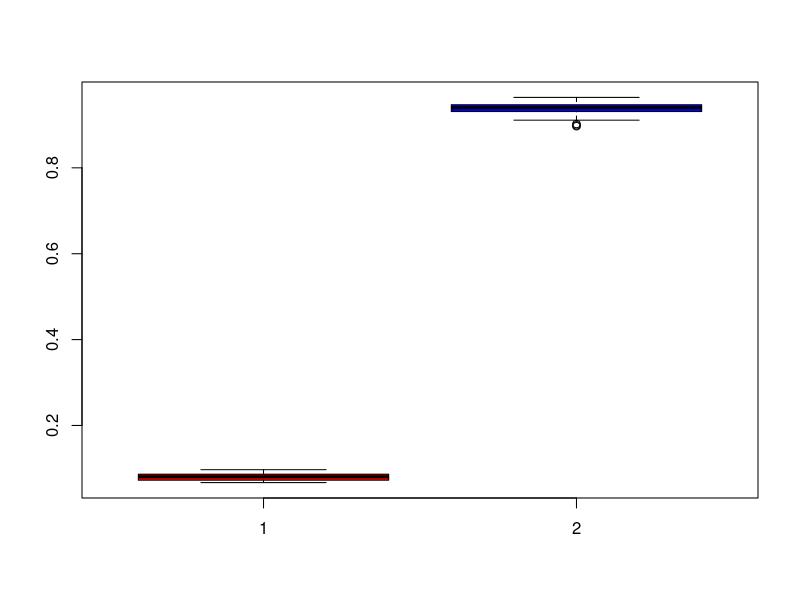
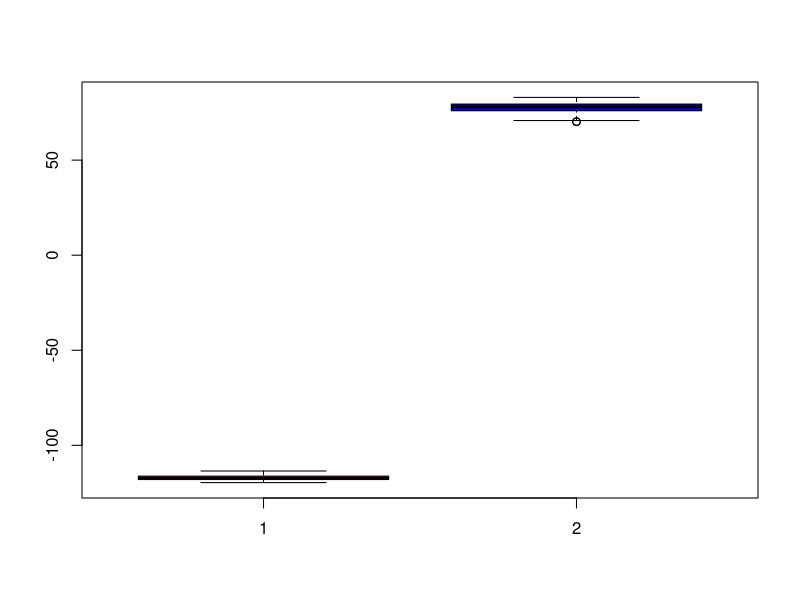
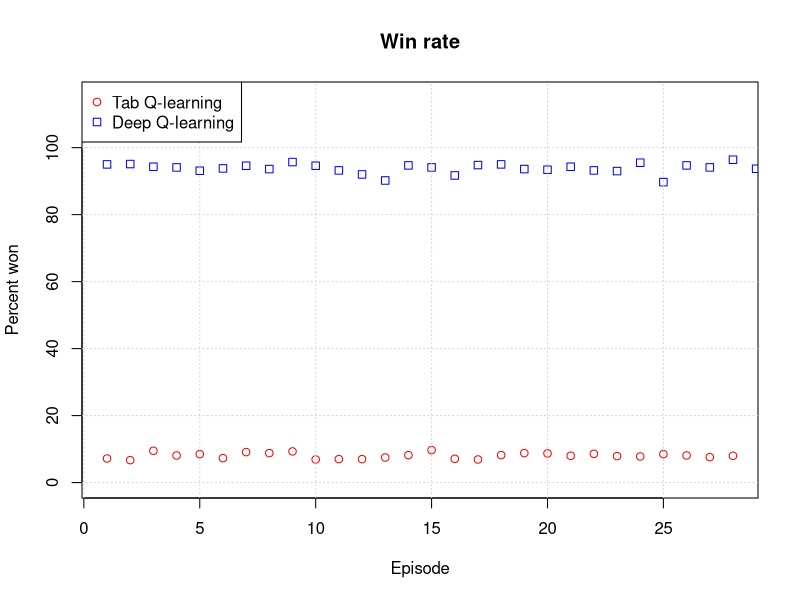
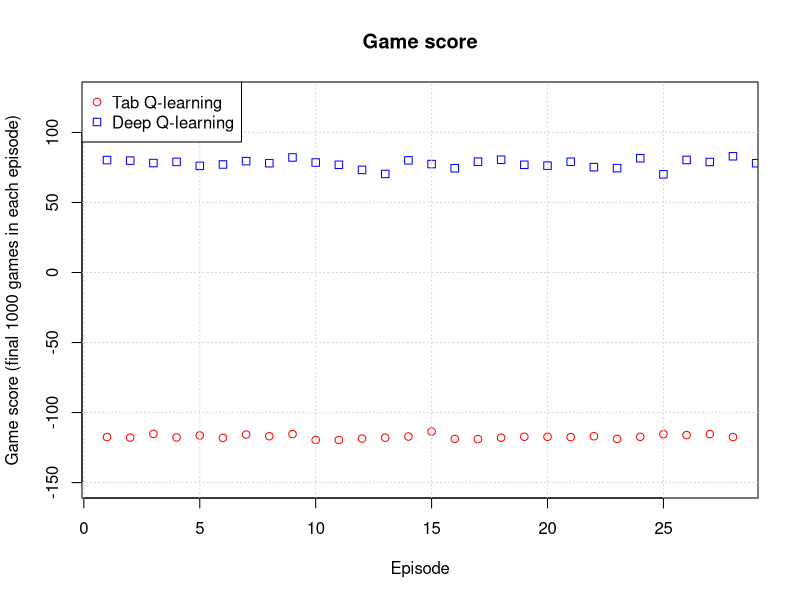
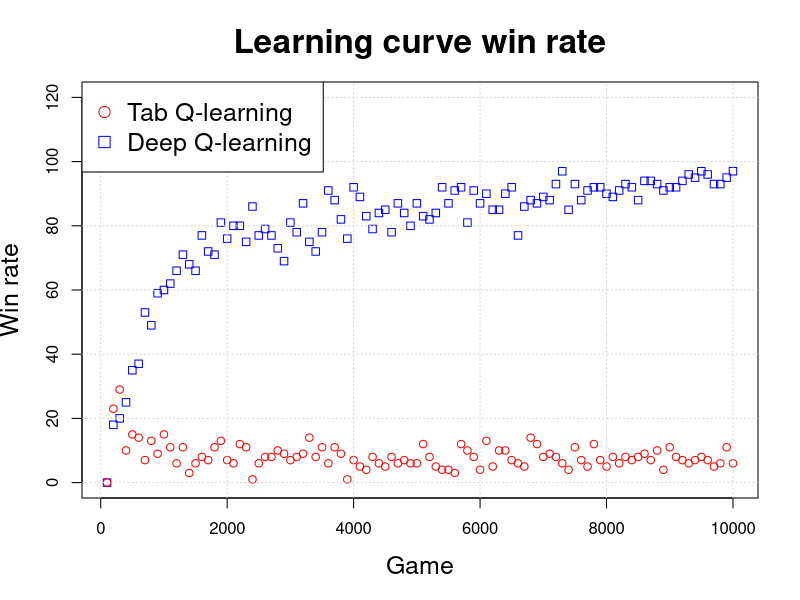
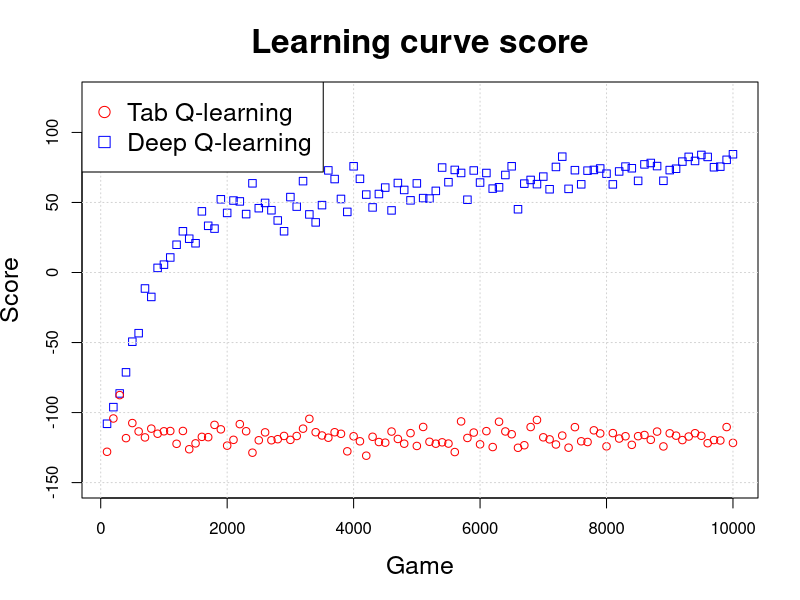
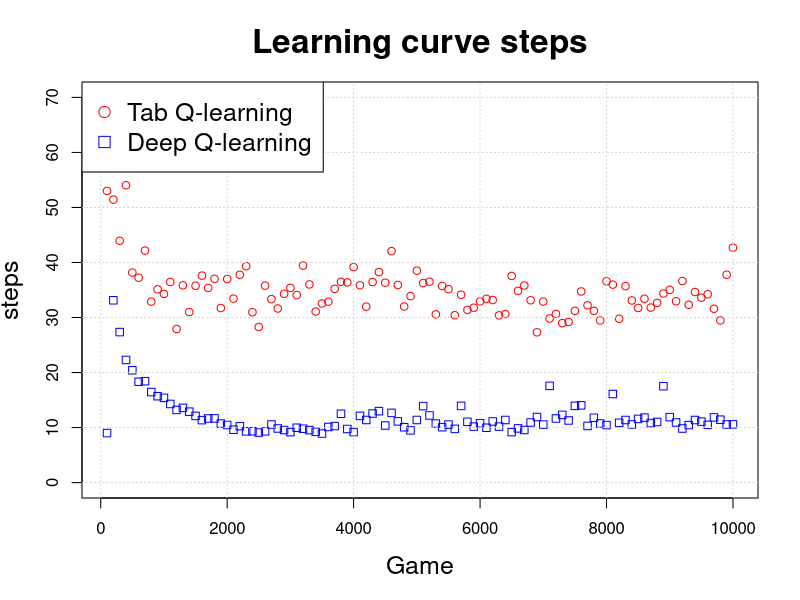

Source code (R) for these figures, in order:

### DEEP Q #####################################################################
# Winning: ###
win_rate <- c(0.95, 0.951, 0.943, 0.941, 0.931, 0.938, 0.946, 0.936, 0.957, 0.946, 
              0.932, 0.92, 0.902, 0.947, 0.941, 0.917, 0.948, 0.95, 0.936, 0.934, 
              0.943, 0.932, 0.93, 0.955, 0.897, 0.947, 0.941, 0.964, 0.937, 0.941, 
              0.948, 0.922, 0.949, 0.923, 0.932, 0.94, 0.942, 0.899, 0.941, 0.926, 
              0.939, 0.937, 0.951, 0.946, 0.93, 0.937, 0.931, 0.927, 0.952, 0.955, 
              0.942, 0.922, 0.911)
n <- length(win_rate) # = 53
mean(win_rate) # = 0.9368868

# 99% konfidens interval for win rate:
mean(win_rate) + c(-1,1) * qnorm(0.995) * sd(win_rate) / sqrt(n) # = [0.932 , 0.942]


# Scores: ###
scores <- c(80.24575424575424, 79.88611388611389, 78.13186813186813, 78.96003996003996, 
            76.12987012987013, 77.11788211788212, 79.4905094905095, 78.03596403596404, 
            82.12387612387613, 78.4975024975025, 76.89010989010988, 73.24575424575424, 
            70.36363636363636, 80.06493506493507, 77.4065934065934, 74.43556443556443, 
            79.11688311688312, 80.48651348651349, 76.8991008991009, 76.25674325674326, 
            79.06893106893106, 75.1968031968032, 74.51948051948052, 81.57642357642358, 
            70.08691308691309, 80.33466533466533, 78.8991008991009, 82.991008991009, 
            78.02397602397602, 77.48351648351648, 79.54945054945055, 74.9080919080919, 
            80.13686313686314, 74.41158841158841, 75.14985014985015, 78.96103896103897, 
            78.34865134865134, 70.83216783216783, 78.95004995004994, 75.97102897102897, 
            78.25374625374626, 77.86913086913087, 80.10689310689311, 77.991008991009, 
            76.18081918081919, 77.34365634365635, 76.31168831168831, 74.5004995004995, 
            80.43056943056943, 80.28371628371629, 78.89010989010988, 73.66133866133866, 
            70.85714285714286)
n <- length(scores) # = 53
mean(scores) # = 77.39368

# 99% konfidens interval for scores:
mean(scores) + c(-1,1) * qnorm(0.995) * sd(scores) / sqrt(n) # = [76.349 , 78.438]





### Tabular Q ##################################################################
# Winning: ###
win_rate2 <- c(0.072, 0.067, 0.095, 0.081, 0.085, 0.073, 0.091, 0.088, 0.093, 0.069, 
               0.07, 0.07, 0.075, 0.082, 0.097, 0.071, 0.069, 0.082, 0.088, 0.087, 
               0.08, 0.086, 0.079, 0.078, 0.085, 0.081, 0.076, 0.08)

n2 <- length(win_rate2) # = 28
mean(win_rate2) # = 0.08036

# 99% konfidens interval for win rate:
mean(win_rate2) + c(-1,1) * qnorm(0.995) * sd(win_rate2) / sqrt(n2) # = [0.076 , 0.084]


# Scores: ###
scores2 <- c(-117.509, -117.862, -115.205, -117.775, -116.343, -118.092, -115.702, 
             -116.918, -115.383, -119.561, -119.603, -118.576, -117.945, -117.108, 
             -113.511, -118.804, -118.974, -117.927, -117.257, -117.333, -117.559, 
             -116.918, -118.78, -117.313, -115.45, -116.075, -115.379, -117.487)

length(scores2) # = 28
mean(scores2) # = -117.9025

# 99% konfidens interval for scores:
mean(scores2) + c(-1,1) * qnorm(0.995) * sd(scores2) / sqrt(n2) # = [-117.93 , -116.53]





### Plots ######################################################################
boxplot(win_rate2,win_rate,col = c("red","blue"))

boxplot(scores2,scores,col = c("red","blue"))

# Win rate:
perc1 <- win_rate*100
perc2 <- win_rate2*100
plot(perc2,main = "Win rate",xlab = "Episode", ylab = "Percent won",ylim = c(0,115),col = "red")
points(perc1,pch=0,col = "blue")
grid()
legend("topleft",legend = c("Tab Q-learning","Deep Q-learning"),pch = c(1,0),col = c("red","blue"))

# Scores:
plot(scores2,main = "Game score",xlab = "Episode", ylab = "Game score (final 1000 games in each episode)",ylim = c(-150,125),col = "red")
points(scores,pch=0,col = "blue")
grid()
legend("topleft",legend = c("Tab Q-learning","Deep Q-learning"),pch = c(1,0),col = c("red","blue"))


# Learning graph win rate:
xaxis <- seq(100,10000,100)

deeplearnwin <- c(0.0, 18.0, 20.0, 25.0, 35.0, 37.0, 53.0, 49.0, 59.0, 60.0, 62.0, 
                  66.0, 71.0, 68.0, 66.0, 77.0, 72.0, 71.0, 81.0, 76.0, 80.0, 80.0, 
                  75.0, 86.0, 77.0, 79.0, 77.0, 73.0, 69.0, 81.0, 78.0, 87.0, 75.0, 
                  72.0, 78.0, 91.0, 88.0, 82.0, 76.0, 92.0, 89.0, 83.0, 79.0, 84.0, 
                  85.0, 78.0, 87.0, 84.0, 80.0, 87.0, 83.0, 82.0, 84.0, 92.0, 87.0, 
                  91.0, 92.0, 81.0, 91.0, 87.0, 90.0, 85.0, 85.0, 90.0, 92.0, 77.0, 
                  86.0, 88.0, 87.0, 89.0, 88.0, 93.0, 97.0, 85.0, 93.0, 88.0, 91.0, 
                  92.0, 92.0, 90.0, 89.0, 91.0, 93.0, 92.0, 88.0, 94.0, 94.0, 93.0, 
                  91.0, 92.0, 92.0, 94.0, 96.0, 95.0, 97.0, 96.0, 93.0, 93.0, 95.0, 
                  97.0)

tablearnwin <- c(0.0, 0.23, 0.29, 0.1, 0.15, 0.14, 0.07, 0.13, 0.09, 0.15, 0.11, 
                 0.06, 0.11, 0.03, 0.06, 0.08, 0.07, 0.11, 0.13, 0.07, 0.06, 0.12, 
                 0.11, 0.01, 0.06, 0.08, 0.08, 0.1, 0.09, 0.07, 0.08, 0.09, 0.14, 
                 0.08, 0.11, 0.06, 0.11, 0.09, 0.01, 0.07, 0.05, 0.04, 0.08, 0.06, 
                 0.05, 0.08, 0.06, 0.07, 0.06, 0.06, 0.12, 0.08, 0.05, 0.04, 0.04, 
                 0.03, 0.12, 0.1, 0.08, 0.04, 0.13, 0.05, 0.1, 0.1, 0.07, 0.06, 0.05, 
                 0.14, 0.12, 0.08, 0.09, 0.08, 0.06, 0.04, 0.11, 0.07, 0.05, 0.12, 
                 0.07, 0.05, 0.08, 0.06, 0.08, 0.07, 0.08, 0.09, 0.07, 0.1, 0.04, 
                 0.11, 0.08, 0.07, 0.06, 0.07, 0.08, 0.07, 0.05, 0.06, 0.11, 0.06) * 100


plot(xaxis,deeplearnwin,col = "blue", main = "Learning curve win rate",xlab = "Game",
     ylab = "Win rate",pch=0,cex.main = 2, cex.lab = 1.5,ylim = c(0,120))
points(xaxis,tablearnwin,col = "red")
grid()
legend("topleft",legend = c("Tab Q-learning","Deep Q-learning"),pch = c(1,0),col = c("red","blue"),cex = 1.5)

# Learning curve score:


deeplearnscore <- c(-108.0, -96.13, -86.35, -71.28, -49.41, -43.33, -11.43, -17.45, 
                    3.3, 5.6, 10.71, 19.8, 29.42, 24.11, 20.88, 43.65, 33.35, 31.33, 
                    52.27, 42.53, 51.39, 50.75, 41.69, 63.67, 45.9, 49.68, 44.45, 
                    37.16, 29.45, 53.83, 47.03, 65.21, 41.46, 35.77, 48.09, 72.9, 
                    66.72, 52.49, 43.26, 75.82, 66.88, 55.62, 46.45, 56.02, 60.63, 
                    44.33, 63.88, 58.94, 51.51, 63.62, 53.1, 52.8, 58.27, 74.93, 
                    64.46, 73.24, 71.06, 51.95, 72.83, 64.22, 71.03, 59.89, 60.82, 
                    69.62, 75.83, 45.15, 63.44, 66.08, 63.08, 68.46, 59.42, 75.35, 
                    82.69, 59.71, 73.05, 62.96, 72.71, 73.22, 74.26, 70.55, 62.9, 
                    72.13, 75.62, 74.43, 65.43, 77.19, 78.19, 75.98, 65.48, 73.1, 
                    74.07, 79.17, 82.55, 79.63, 83.92, 82.51, 75.15, 75.57, 80.44, 
                    84.41)

tablearnscore <- c(-128.0, -104.23, -87.55, -118.26, -107.5, -113.48, -117.74, -111.47, 
                   -115.11, -113.38, -113.18, -122.3, -113.14, -126.19, -121.99, 
                   -117.35, -117.57, -108.8, -111.99, -123.63, -119.47, -108.26, 
                   -113.34, -128.65, -119.78, -114.14, -119.78, -119.01, -116.69, 
                   -119.5, -116.74, -111.5, -104.48, -114.05, -116.37, -117.96, 
                   -114.05, -115.16, -127.68, -116.93, -120.51, -130.8, -117.29, 
                   -121.04, -121.5, -113.56, -118.84, -122.23, -114.69, -123.84, 
                   -110.28, -120.87, -122.23, -121.25, -122.15, -128.2, -106.32, 
                   -118.13, -114.28, -122.68, -113.27, -124.62, -106.55, -113.49, 
                   -115.47, -125.14, -123.33, -110.34, -105.28, -117.67, -119.14, 
                   -122.79, -116.44, -125.07, -110.41, -120.52, -121.01, -112.69, 
                   -114.92, -124.12, -114.67, -118.55, -116.91, -123.05, -116.86, 
                   -116.02, -119.46, -113.58, -124.18, -114.83, -116.49, -119.65, 
                   -117.11, -114.76, -116.59, -121.88, -119.62, -119.94, -110.35, 
                   -121.65)




plot(xaxis,deeplearnscore,pch=0,col = "blue", main = "Learning curve score", xlab = "Game",
     ylab = "Score", ylim = c(-150,125),cex.main = 2, cex.lab = 1.5)
points(xaxis,tablearnscore,col = "red")
grid()
legend("topleft",legend = c("Tab Q-learning","Deep Q-learning"),pch = c(1,0),col = c("red","blue"),cex = 1.5)


# Learning curve steps:
tablearnstep <- c(53.0, 51.42, 43.95, 54.03, 38.17, 37.23, 42.16, 32.89, 35.12, 
                  34.29, 36.46, 27.92, 35.85, 31.0, 35.77, 37.61, 35.38, 37.04, 
                  31.72, 36.99, 33.43, 37.77, 39.32, 30.96, 28.28, 35.79, 33.34, 
                  31.64, 34.31, 35.38, 34.08, 39.44, 36.01, 31.08, 32.55, 32.88, 
                  35.21, 36.49, 36.38, 39.17, 35.86, 31.97, 36.45, 38.26, 36.32, 
                  42.06, 35.91, 32.0, 33.88, 38.52, 36.27, 36.5, 30.58, 35.74, 
                  35.15, 30.42, 34.14, 31.39, 31.78, 32.93, 33.4, 33.18, 30.39, 
                  30.63, 37.56, 34.84, 35.82, 33.13, 27.31, 32.89, 29.82, 30.66, 
                  28.98, 29.19, 31.22, 34.73, 32.22, 31.22, 29.46, 36.59, 35.98, 
                  29.77, 35.71, 33.1, 31.74, 33.41, 31.81, 32.65, 34.37, 35.03, 
                  32.96, 36.64, 32.32, 34.63, 33.61, 34.23, 31.59, 29.47, 37.78, 
                  42.69)
deeplearnstep <- c(9.0, 33.13, 27.35, 22.28, 20.41, 18.33, 18.43, 16.45, 15.7, 15.4, 
                   14.29, 13.2, 13.58, 12.89, 12.12, 11.35, 11.65, 11.67, 10.73, 
                   10.47, 9.61, 10.25, 9.31, 9.33, 9.1, 9.32, 10.55, 9.84, 9.55, 
                   9.17, 9.97, 9.79, 9.54, 9.23, 8.91, 10.1, 10.28, 12.51, 9.74, 
                   9.18, 12.12, 11.38, 12.55, 12.98, 10.37, 12.67, 11.12, 10.06, 
                   9.49, 11.38, 13.9, 12.2, 10.73, 10.07, 10.54, 9.76, 13.94, 11.05, 
                   10.17, 10.78, 9.97, 11.11, 10.18, 11.38, 9.17, 9.85, 9.56, 10.92, 
                   11.92, 10.54, 17.58, 11.65, 12.31, 11.29, 13.95, 14.04, 10.29, 
                   11.78, 10.74, 10.45, 16.1, 10.87, 11.38, 10.57, 11.57, 11.81, 
                   10.81, 11.02, 17.52, 11.9, 10.93, 9.83, 10.45, 11.37, 11.08, 
                   10.49, 11.85, 11.43, 10.56, 10.59)

plot(xaxis,deeplearnstep,col = "blue", main = "Learning curve steps",xlab = "Game",
     ylab = "steps",pch=0,cex.main = 2, cex.lab = 1.5,ylim = c(0,70))
points(xaxis,tablearnstep,col = "red")
grid()
legend("topleft",legend = c("Tab Q-learning","Deep Q-learning"),pch = c(1,0),col = c("red","blue"),cex = 1.5)


# t.test win rate: ###
t.test(win_rate2,win_rate) # p-value = 2.2e-16

# t.test scores: ###
t.test(scores2,scores) # p-value = 2.2e-16






















